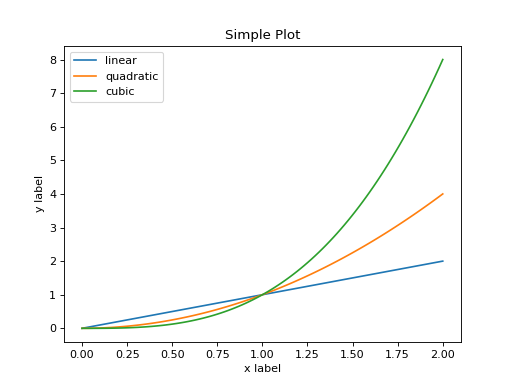

The Python source for this figure:
import matplotlib.pyplot as plt
import numpy as np

x = np.linspace(0, 2, 100)

# Note that even in the OO-style, we use `.pyplot.figure` to create the figure.
fig, ax = plt.subplots()  # Create a figure and an axes.
ax.plot(x, x, label='linear')  # Plot some data on the axes.
ax.plot(x, x**2, label='quadratic')  # Plot more data on the axes...
ax.plot(x, x**3, label='cubic')  # ... and some more.
ax.set_xlabel('x label')  # Add an x-label to the axes.
ax.set_ylabel('y label')  # Add a y-label to the axes.
ax.set_title("Simple Plot")  # Add a title to the axes.
ax.legend()  # Add a legend.

plt.show()
